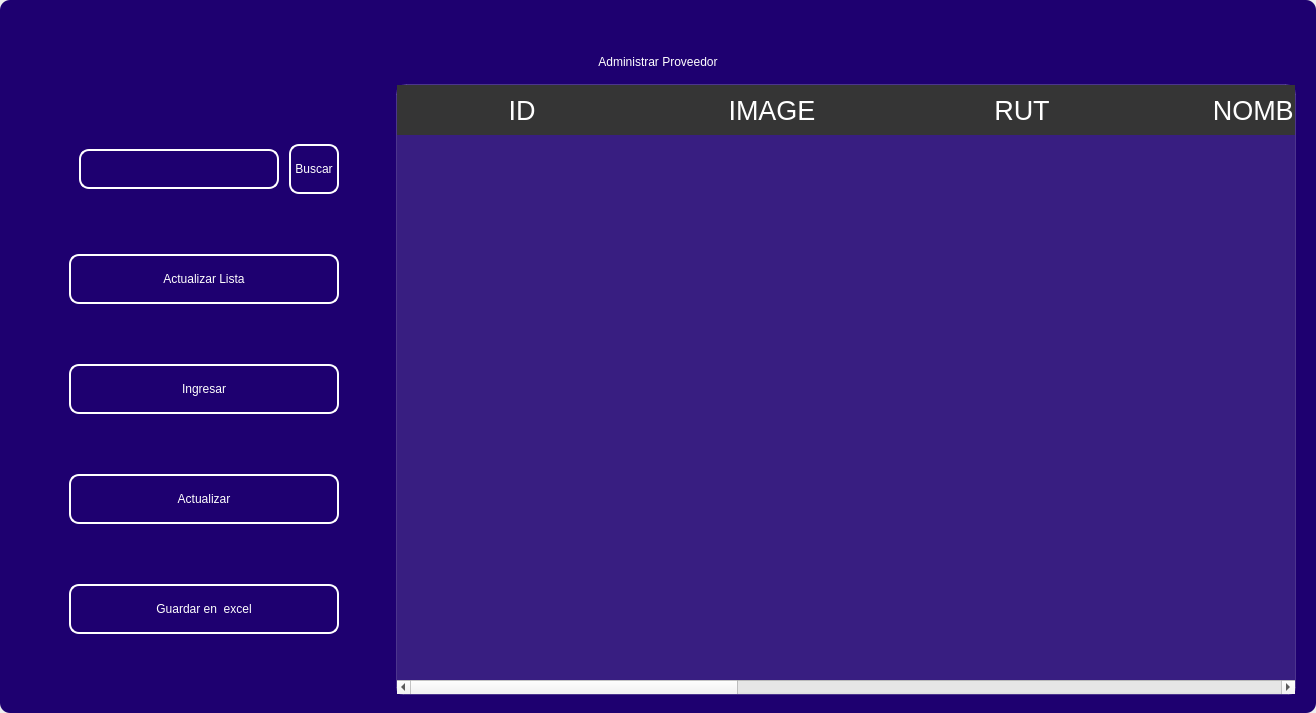
<?xml version="1.0" encoding="UTF-8"?>
<ui version="4.0">
 <class>MainWindow</class>
 <widget class="QMainWindow" name="MainWindow">
  <property name="geometry">
   <rect>
    <x>0</x>
    <y>0</y>
    <width>1316</width>
    <height>713</height>
   </rect>
  </property>
  <property name="windowTitle">
   <string>MainWindow</string>
  </property>
  <property name="styleSheet">
   <string notr="true"/>
  </property>
  <widget class="QWidget" name="centralwidget">
   <property name="styleSheet">
    <string notr="true"/>
   </property>
   <layout class="QVBoxLayout" name="verticalLayout">
    <property name="spacing">
     <number>0</number>
    </property>
    <property name="leftMargin">
     <number>0</number>
    </property>
    <property name="topMargin">
     <number>0</number>
    </property>
    <property name="rightMargin">
     <number>0</number>
    </property>
    <property name="bottomMargin">
     <number>0</number>
    </property>
    <item>
     <widget class="QFrame" name="frame">
      <property name="enabled">
       <bool>true</bool>
      </property>
      <property name="styleSheet">
       <string notr="true">
QFrame {
border-radius:10px;
background-color:#1E0070;
 }
</string>
      </property>
      <property name="frameShape">
       <enum>QFrame::StyledPanel</enum>
      </property>
      <property name="frameShadow">
       <enum>QFrame::Raised</enum>
      </property>
      <layout class="QVBoxLayout" name="verticalLayout_2">
       <item>
        <widget class="QFrame" name="frame_superior">
         <property name="minimumSize">
          <size>
           <width>0</width>
           <height>40</height>
          </size>
         </property>
         <property name="maximumSize">
          <size>
           <width>16777215</width>
           <height>40</height>
          </size>
         </property>
         <property name="styleSheet">
          <string notr="true">QPushButton{
border-radius:18px;
}

QPushButton:hover{
	background-color: rgb(0, 0, 0);
}
</string>
         </property>
         <property name="frameShape">
          <enum>QFrame::StyledPanel</enum>
         </property>
         <property name="frameShadow">
          <enum>QFrame::Raised</enum>
         </property>
         <layout class="QHBoxLayout" name="horizontalLayout_3">
          <property name="spacing">
           <number>4</number>
          </property>
          <property name="leftMargin">
           <number>0</number>
          </property>
          <property name="topMargin">
           <number>0</number>
          </property>
          <property name="rightMargin">
           <number>0</number>
          </property>
          <property name="bottomMargin">
           <number>0</number>
          </property>
          <item>
           <widget class="QPushButton" name="btn_icon">
            <property name="text">
             <string/>
            </property>
            <property name="iconSize">
             <size>
              <width>40</width>
              <height>40</height>
             </size>
            </property>
           </widget>
          </item>
          <item>
           <spacer name="horizontalSpacer_2">
            <property name="orientation">
             <enum>Qt::Horizontal</enum>
            </property>
            <property name="sizeHint" stdset="0">
             <size>
              <width>443</width>
              <height>20</height>
             </size>
            </property>
           </spacer>
          </item>
          <item>
           <widget class="QPushButton" name="btn_exit">
            <property name="minimumSize">
             <size>
              <width>38</width>
              <height>38</height>
             </size>
            </property>
            <property name="maximumSize">
             <size>
              <width>38</width>
              <height>38</height>
             </size>
            </property>
            <property name="cursor">
             <cursorShape>PointingHandCursor</cursorShape>
            </property>
            <property name="text">
             <string/>
            </property>
            <property name="iconSize">
             <size>
              <width>35</width>
              <height>35</height>
             </size>
            </property>
           </widget>
          </item>
          <item>
           <widget class="QPushButton" name="bt_minimizar">
            <property name="minimumSize">
             <size>
              <width>38</width>
              <height>38</height>
             </size>
            </property>
            <property name="maximumSize">
             <size>
              <width>38</width>
              <height>38</height>
             </size>
            </property>
            <property name="cursor">
             <cursorShape>PointingHandCursor</cursorShape>
            </property>
            <property name="text">
             <string/>
            </property>
            <property name="icon">
             <iconset>
              <normaloff>image/minus.svg</normaloff>image/minus.svg</iconset>
            </property>
            <property name="iconSize">
             <size>
              <width>38</width>
              <height>38</height>
             </size>
            </property>
           </widget>
          </item>
          <item>
           <widget class="QPushButton" name="bt_maximizar">
            <property name="minimumSize">
             <size>
              <width>38</width>
              <height>38</height>
             </size>
            </property>
            <property name="maximumSize">
             <size>
              <width>38</width>
              <height>38</height>
             </size>
            </property>
            <property name="cursor">
             <cursorShape>PointingHandCursor</cursorShape>
            </property>
            <property name="text">
             <string/>
            </property>
            <property name="icon">
             <iconset>
              <normaloff>image/chevron-up.svg</normaloff>image/chevron-up.svg</iconset>
            </property>
            <property name="iconSize">
             <size>
              <width>38</width>
              <height>38</height>
             </size>
            </property>
           </widget>
          </item>
          <item>
           <widget class="QPushButton" name="bt_restaurar">
            <property name="minimumSize">
             <size>
              <width>38</width>
              <height>38</height>
             </size>
            </property>
            <property name="maximumSize">
             <size>
              <width>38</width>
              <height>38</height>
             </size>
            </property>
            <property name="cursor">
             <cursorShape>PointingHandCursor</cursorShape>
            </property>
            <property name="text">
             <string/>
            </property>
            <property name="icon">
             <iconset>
              <normaloff>image/chevron-down.svg</normaloff>image/chevron-down.svg</iconset>
            </property>
            <property name="iconSize">
             <size>
              <width>38</width>
              <height>38</height>
             </size>
            </property>
           </widget>
          </item>
          <item>
           <widget class="QPushButton" name="bt_cerrar">
            <property name="minimumSize">
             <size>
              <width>38</width>
              <height>38</height>
             </size>
            </property>
            <property name="maximumSize">
             <size>
              <width>38</width>
              <height>38</height>
             </size>
            </property>
            <property name="cursor">
             <cursorShape>PointingHandCursor</cursorShape>
            </property>
            <property name="text">
             <string/>
            </property>
            <property name="icon">
             <iconset>
              <normaloff>image/x.svg</normaloff>image/x.svg</iconset>
            </property>
            <property name="iconSize">
             <size>
              <width>38</width>
              <height>38</height>
             </size>
            </property>
           </widget>
          </item>
         </layout>
        </widget>
       </item>
       <item>
        <widget class="QLabel" name="label">
         <property name="styleSheet">
          <string notr="true">font: 30pt &quot;MS Shell Dlg 2&quot;;
color: rgb(255, 255, 255);</string>
         </property>
         <property name="text">
          <string>Administrar Proveedor</string>
         </property>
         <property name="alignment">
          <set>Qt::AlignCenter</set>
         </property>
        </widget>
       </item>
       <item>
        <widget class="QFrame" name="frame_3">
         <property name="minimumSize">
          <size>
           <width>0</width>
           <height>0</height>
          </size>
         </property>
         <property name="frameShape">
          <enum>QFrame::StyledPanel</enum>
         </property>
         <property name="frameShadow">
          <enum>QFrame::Raised</enum>
         </property>
         <layout class="QHBoxLayout" name="horizontalLayout_4">
          <property name="leftMargin">
           <number>9</number>
          </property>
          <property name="topMargin">
           <number>9</number>
          </property>
          <property name="rightMargin">
           <number>9</number>
          </property>
          <item>
           <layout class="QVBoxLayout" name="verticalLayout_4">
            <property name="spacing">
             <number>50</number>
            </property>
            <property name="sizeConstraint">
             <enum>QLayout::SetDefaultConstraint</enum>
            </property>
            <property name="leftMargin">
             <number>50</number>
            </property>
            <property name="topMargin">
             <number>50</number>
            </property>
            <property name="rightMargin">
             <number>50</number>
            </property>
            <property name="bottomMargin">
             <number>50</number>
            </property>
            <item>
             <layout class="QHBoxLayout" name="horizontalLayout">
              <property name="spacing">
               <number>10</number>
              </property>
              <property name="leftMargin">
               <number>10</number>
              </property>
              <property name="topMargin">
               <number>0</number>
              </property>
              <property name="bottomMargin">
               <number>0</number>
              </property>
              <item>
               <widget class="QLineEdit" name="searchtxt">
                <property name="minimumSize">
                 <size>
                  <width>200</width>
                  <height>25</height>
                 </size>
                </property>
                <property name="maximumSize">
                 <size>
                  <width>150</width>
                  <height>40</height>
                 </size>
                </property>
                <property name="styleSheet">
                 <string notr="true">QLabel {
	color: rgb(255, 255, 254);
	font: 12pt &quot;Arial&quot;;
	background-color: rgba(0, 0, 0,0);
}

QTextEdit{
background-color: rgba(0, 0, 0,0);
border-radius:10px; 
font: 12pt &quot;Arial&quot;;
color: rgb(255, 255, 254);
border: 2px solid  rgb(255, 255, 255);

}

QTextEdit:hover{
background-color: rgba(0, 0, 0,0);
border-radius:10px; 
font: 12pt &quot;Arial&quot;;
border: 2px solid  rgb(120, 0, 171);
}

QTextEdit:focus{
background-color: rgb(0, 0, 0);
border-radius:10px; 
font: 12pt &quot;Arial&quot;;
border: 2px solid rgb(120, 0, 171);
}

QLineEdit{
background-color: rgba(0, 0, 0,0);
border-radius:10px; 
font: 12pt &quot;Arial&quot;;
color: rgb(255, 255, 254);
border: 2px solid  rgb(255, 255, 255);

}

QLineEdit:hover{
background-color: rgba(0, 0, 0,0);
border-radius:10px; 
font: 12pt &quot;Arial&quot;;
border: 2px solid  rgb(120, 0, 171);
}

QLineEdit:focus{
background-color: rgb(0, 0, 0);
border-radius:10px; 
font: 12pt &quot;Arial&quot;;
border: 2px solid rgb(120, 0, 171);
}

QCheckBox{
	font: 12pt &quot;Arial&quot;;
	color: rgb(255, 255, 255);
}

QCheckBox::indicator {
    width: 18px;
    height:18px;
}

QCheckBox::indicator:unchecked {
   background-image: url(image/square.svg);
}

QCheckBox::indicator:checked {
   background-image: url(image/check-square.svg);
}

QPushButton{
border-radius:10px; 
font: 12pt &quot;Arial&quot;;
color: rgb(255, 255, 254);
border: 2px solid #ffffff;
}

QPushButton:hover{
border-radius:10px; 
font: 12pt &quot;Arial&quot;;
color: rgb(255, 255, 255);
border: 2px solid rgb(120, 0, 171);
	background-color: rgb(120, 0, 171);
}
</string>
                </property>
               </widget>
              </item>
              <item>
               <widget class="QPushButton" name="btn_search">
                <property name="sizePolicy">
                 <sizepolicy hsizetype="Minimum" vsizetype="Fixed">
                  <horstretch>0</horstretch>
                  <verstretch>0</verstretch>
                 </sizepolicy>
                </property>
                <property name="minimumSize">
                 <size>
                  <width>0</width>
                  <height>15</height>
                 </size>
                </property>
                <property name="maximumSize">
                 <size>
                  <width>100</width>
                  <height>50</height>
                 </size>
                </property>
                <property name="cursor">
                 <cursorShape>PointingHandCursor</cursorShape>
                </property>
                <property name="styleSheet">
                 <string notr="true">QPushButton{
border-radius:10px; 
font: 12pt &quot;Arial&quot;;
color: rgb(255, 255, 254);
border: 2px solid #ffffff;
}

QPushButton:hover{
border-radius:10px; 
font: 12pt &quot;Arial&quot;;
color: rgb(255, 255, 255);
border: 2px solid rgb(120, 0, 171);
	background-color: rgb(120, 0, 171);
}</string>
                </property>
                <property name="text">
                 <string>Buscar</string>
                </property>
               </widget>
              </item>
             </layout>
            </item>
            <item>
             <widget class="QPushButton" name="btn_get">
              <property name="minimumSize">
               <size>
                <width>50</width>
                <height>40</height>
               </size>
              </property>
              <property name="maximumSize">
               <size>
                <width>300</width>
                <height>50</height>
               </size>
              </property>
              <property name="cursor">
               <cursorShape>PointingHandCursor</cursorShape>
              </property>
              <property name="styleSheet">
               <string notr="true">QPushButton{
border-radius:10px; 
font: 12pt &quot;Arial&quot;;
color: rgb(255, 255, 254);
border: 2px solid #ffffff;
}

QPushButton:hover{
border-radius:10px; 
font: 12pt &quot;Arial&quot;;
color: rgb(255, 255, 255);
border: 2px solid rgb(120, 0, 171);
	background-color: rgb(120, 0, 171);
}</string>
              </property>
              <property name="text">
               <string>Actualizar Lista</string>
              </property>
              <property name="iconSize">
               <size>
                <width>35</width>
                <height>35</height>
               </size>
              </property>
             </widget>
            </item>
            <item>
             <widget class="QPushButton" name="btn_add">
              <property name="minimumSize">
               <size>
                <width>0</width>
                <height>40</height>
               </size>
              </property>
              <property name="maximumSize">
               <size>
                <width>300</width>
                <height>50</height>
               </size>
              </property>
              <property name="cursor">
               <cursorShape>PointingHandCursor</cursorShape>
              </property>
              <property name="styleSheet">
               <string notr="true">QPushButton{
border-radius:10px; 
font: 12pt &quot;Arial&quot;;
color: rgb(255, 255, 254);
border: 2px solid #ffffff;
}

QPushButton:hover{
border-radius:10px; 
font: 12pt &quot;Arial&quot;;
color: rgb(255, 255, 255);
border: 2px solid rgb(120, 0, 171);
	background-color: rgb(120, 0, 171);
}</string>
              </property>
              <property name="text">
               <string>Ingresar</string>
              </property>
              <property name="iconSize">
               <size>
                <width>35</width>
                <height>35</height>
               </size>
              </property>
             </widget>
            </item>
            <item>
             <widget class="QPushButton" name="btn_update">
              <property name="minimumSize">
               <size>
                <width>0</width>
                <height>40</height>
               </size>
              </property>
              <property name="maximumSize">
               <size>
                <width>300</width>
                <height>50</height>
               </size>
              </property>
              <property name="cursor">
               <cursorShape>PointingHandCursor</cursorShape>
              </property>
              <property name="styleSheet">
               <string notr="true">QPushButton{
border-radius:10px; 
font: 12pt &quot;Arial&quot;;
color: rgb(255, 255, 254);
border: 2px solid #ffffff;
}

QPushButton:hover{
border-radius:10px; 
font: 12pt &quot;Arial&quot;;
color: rgb(255, 255, 255);
border: 2px solid rgb(120, 0, 171);
	background-color: rgb(120, 0, 171);
}</string>
              </property>
              <property name="text">
               <string>Actualizar</string>
              </property>
              <property name="iconSize">
               <size>
                <width>35</width>
                <height>35</height>
               </size>
              </property>
             </widget>
            </item>
            <item>
             <widget class="QPushButton" name="btn_excel">
              <property name="minimumSize">
               <size>
                <width>10</width>
                <height>40</height>
               </size>
              </property>
              <property name="maximumSize">
               <size>
                <width>300</width>
                <height>50</height>
               </size>
              </property>
              <property name="cursor">
               <cursorShape>PointingHandCursor</cursorShape>
              </property>
              <property name="styleSheet">
               <string notr="true">QPushButton{
border-radius:10px; 
font: 12pt &quot;Arial&quot;;
color: rgb(255, 255, 254);
border: 2px solid #ffffff;
}

QPushButton:hover{
border-radius:10px; 
font: 12pt &quot;Arial&quot;;
color: rgb(255, 255, 255);
border: 2px solid rgb(120, 0, 171);
	background-color: rgb(120, 0, 171);
}</string>
              </property>
              <property name="text">
               <string>Guardar en  excel</string>
              </property>
              <property name="iconSize">
               <size>
                <width>35</width>
                <height>35</height>
               </size>
              </property>
             </widget>
            </item>
           </layout>
          </item>
          <item>
           <widget class="QTableWidget" name="table_provider">
            <property name="minimumSize">
             <size>
              <width>900</width>
              <height>0</height>
             </size>
            </property>
            <property name="maximumSize">
             <size>
              <width>700</width>
              <height>16777215</height>
             </size>
            </property>
            <property name="styleSheet">
             <string notr="true">QTableView {
	background-color: rgba(255, 255, 255, 30); 	
	border: 1px solid rgba(255,255,255,40);
	border-bottom-right-radius: 7px; 
	border-bottom-left-radius: 7px; 
	color: white;
	font: 15pt &quot;MS Shell Dlg 2&quot;;
}

QHeaderView::section {
background-color: rgb(53, 53, 53);
color: white;
border: none;
height: 50px;
font-size: 20pt;
}

QTableView::item {
    border-style: none;
    border-bottom: 1px solid rgba(255,255,255,50);
    padding-left: auto;
    padding-right: auto;
}

QTableView::item:selected{
	border: none;
	color: rgb(255, 255, 255);
    background-color: rgba(255, 255, 255, 50);
}
</string>
            </property>
            <property name="lineWidth">
             <number>1</number>
            </property>
            <property name="editTriggers">
             <set>QAbstractItemView::NoEditTriggers</set>
            </property>
            <attribute name="horizontalHeaderDefaultSectionSize">
             <number>250</number>
            </attribute>
            <column>
             <property name="text">
              <string>ID</string>
             </property>
            </column>
            <column>
             <property name="text">
              <string>IMAGE</string>
             </property>
            </column>
            <column>
             <property name="text">
              <string>RUT</string>
             </property>
            </column>
            <column>
             <property name="text">
              <string>NOMBRE</string>
             </property>
            </column>
            <column>
             <property name="text">
              <string>CORREO</string>
             </property>
            </column>
            <column>
             <property name="text">
              <string>TEL. CONTACTO</string>
             </property>
            </column>
            <column>
             <property name="text">
              <string>DIRECCION</string>
             </property>
            </column>
            <column>
             <property name="text">
              <string>TIPO DE PROVEEDOR</string>
             </property>
            </column>
           </widget>
          </item>
         </layout>
        </widget>
       </item>
      </layout>
     </widget>
    </item>
   </layout>
  </widget>
 </widget>
 <resources/>
 <connections/>
</ui>
